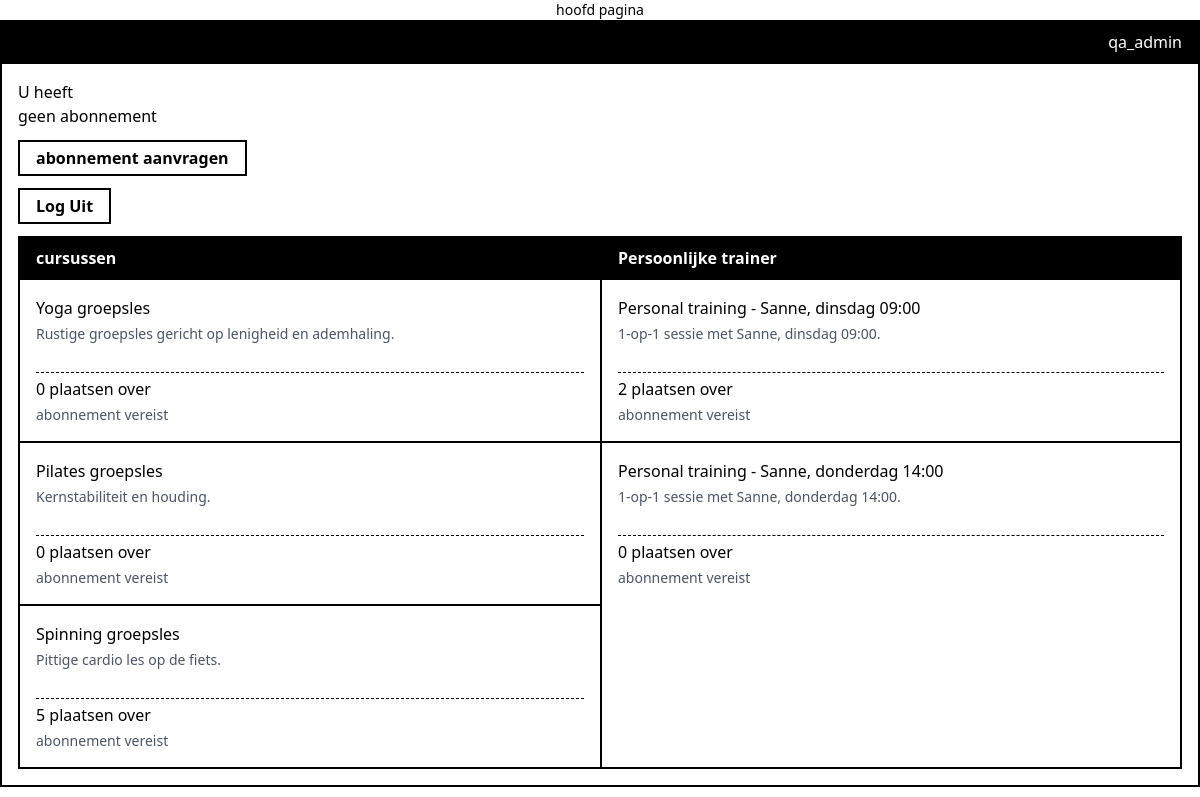
/ (signed in), run on the app's committed database.
### courses/models.py (models this page shows)
class Course(models.Model):
    name = models.CharField()
    type = models.OneToOneField(CourseType, on_delete=models.CASCADE, related_name='type')
    customers = models.ManyToManyField(Customer, blank=True)
    availability = models.IntegerField(default=10)

class CourseType(models.Model):
    name = models.CharField()
    description = models.TextField()

### template/views.py (the view)
# urls.py: 2. Add a URL to urlpatterns:  path('', views.home, name='home')
@login_required
def home(request):
    customer = getattr(request.user, "customer", None)
    courses = Course.objects.select_related("type").all()
    trainer_courses = courses.filter(type__name__iexact="Persoonlijke trainer")
    regular_courses = courses.exclude(pk__in=trainer_courses.values("pk"))
    enrolled_ids = set(customer.course_set.values_list("id", flat=True)) if customer else set()
    context = {
        "customer": customer,
        "regular_courses": regular_courses,
        "trainer_courses": trainer_courses,
        "enrolled_ids": enrolled_ids,
    }
    return render(request, "template.html", context)

### template/templates/template.html (shortened to what this page needs)
{% extends "base.html" %}
{% block content %}
<div class="min-h-screen bg-white">
    <p class="text-center text-sm">hoofd pagina</p>
    <header class="flex items-center justify-end border-2 border-black bg-black px-4 py-2 text-white">
        <span class="font-medium">{{ user.username }}</span>
    </header>
    <div class="border-2 border-t-0 border-black p-4 space-y-3">
        {% if customer %}
        <p>U heeft<br>abonnement {{ customer.subscription.type.name|default:"geen abonnement gekozen" }}</p>
        {% else %}
        <p>U heeft<br>geen abonnement</p>
        {% endif %}
        <div>
            {% if customer %}
            <button type="button" class="block border-2 border-black px-4 py-1 font-semibold">abonnement afzeggen</button>
            {% else %}
            <a href="{% url 'subscription_request' %}" class="inline-block border-2 border-black px-4 py-1 font-semibold">abonnement aanvragen</a>
            {% endif %}
        </div>
        <form method="post" action="{% url 'logout' %}">
            <button type="submit" class="border-2 border-black px-4 py-1 font-semibold">Log Uit</button>
        </form>
        <div class="border-2 border-black">
            <div class="grid grid-cols-2 divide-x-2 divide-black border-b-2 border-black bg-black text-white font-semibold">
                <div class="px-4 py-2">cursussen</div>
                <div class="px-4 py-2">Persoonlijke trainer</div>
            </div>
            <div class="grid grid-cols-2 divide-x-2 divide-black">
                <div class="divide-y-2 divide-black">
                    {% for course in regular_courses %}
                    <div class="space-y-1 p-4">
                        <p>{{ course.name }}</p>
                        <p class="text-sm text-gray-600">{{ course.type.description }}</p>
                        <p class="border-b border-dashed border-black">&nbsp;</p>
                        <p>{{ course.availability }} plaatsen over</p>
                        {% if course.id in enrolled_ids %}
                        <form method="post" action="{% url 'course_withdraw' course.id %}">
                            {% csrf_token %}
                            <button type="submit" class="block border-2 border-black px-4 py-1 font-semibold">uitschrijven</button>
                        </form>
                        {% elif not customer %}
                        <p class="text-sm text-gray-600">abonnement vereist</p>
                        {% elif not customer.subscription.cources_allowed %}
                        <p class="text-sm text-gray-600">addendum vereist</p>
                        {% elif course.availability <= 0 %}
                        <p class="text-sm text-gray-600">vol</p>
                        {% else %}
                        <form method="post" action="{% url 'course_enroll' course.id %}">
                            {% csrf_token %}
                            <button type="submit" class="block border-2 border-black px-4 py-1 font-semibold">inschrijven</button>
                        </form>
                        {% endif %}
                    </div>
                    {% empty %}
                    <p class="p-4 text-sm text-gray-500">Geen cursussen beschikbaar.</p>
                    {% endfor %}
                </div>
                <div class="divide-y-2 divide-black">
                    {% for course in trainer_courses %}
                    <div class="space-y-1 p-4">
                        <p>{{ course.name }}</p>
                        <p class="text-sm text-gray-600">{{ course.type.description }}</p>
                        <p class="border-b border-dashed border-black">&nbsp;</p>
                        <p>{{ course.availability }} plaatsen over</p>
                        {% if course.id in enrolled_ids %}
                        <form method="post" action="{% url 'course_withdraw' course.id %}">
                            {% csrf_token %}
                            <button type="submit" class="block border-2 border-black px-4 py-1 font-semibold">uitschrijven</button>
                        </form>
                        {% elif not customer %}
                        <p class="text-sm text-gray-600">abonnement vereist</p>
                        {% elif not customer.subscription.cources_allowed %}
                        <p class="text-sm text-gray-600">addendum vereist</p>
                        {% elif course.availability <= 0 %}
                        <p class="text-sm text-gray-600">vol</p>
                        {% else %}
                        <form method="post" action="{% url 'course_enroll' course.id %}">
                            {% csrf_token %}
                            <button type="submit" class="block border-2 border-black px-4 py-1 font-semibold">inschrijven</button>
                        </form>
                        {% endif %}
                    </div>
                    {% empty %}
                    <p class="p-4 text-sm text-gray-500">Geen persoonlijke trainers beschikbaar.</p>
                    {% endfor %}
                </div>
            </div>
        </div>
    </div>
</div>
{% endblock content %}

### data on the page
Course: name "Yoga groepsles", type.description "Rustige groepsles gericht op lenigheid en ademhaling.", availability "0", shows "abonnement vereist"
Course: name "Pilates groepsles", type.description "Kernstabiliteit en houding.", availability "0", shows "abonnement vereist"
Course: name "Spinning groepsles", type.description "Pittige cardio les op de fiets.", availability "5", shows "abonnement vereist"
Course: name "Personal training - Sanne, dinsdag 09:00", type.description "1-op-1 sessie met Sanne, dinsdag 09:00.", availability "2", shows "abonnement vereist"
Course: name "Personal training - Sanne, donderdag 14:00", type.description "1-op-1 sessie met Sanne, donderdag 14:00.", availability "0", shows "abonnement vereist"

### other printed values
{{ user.username }} "qa_admin"
